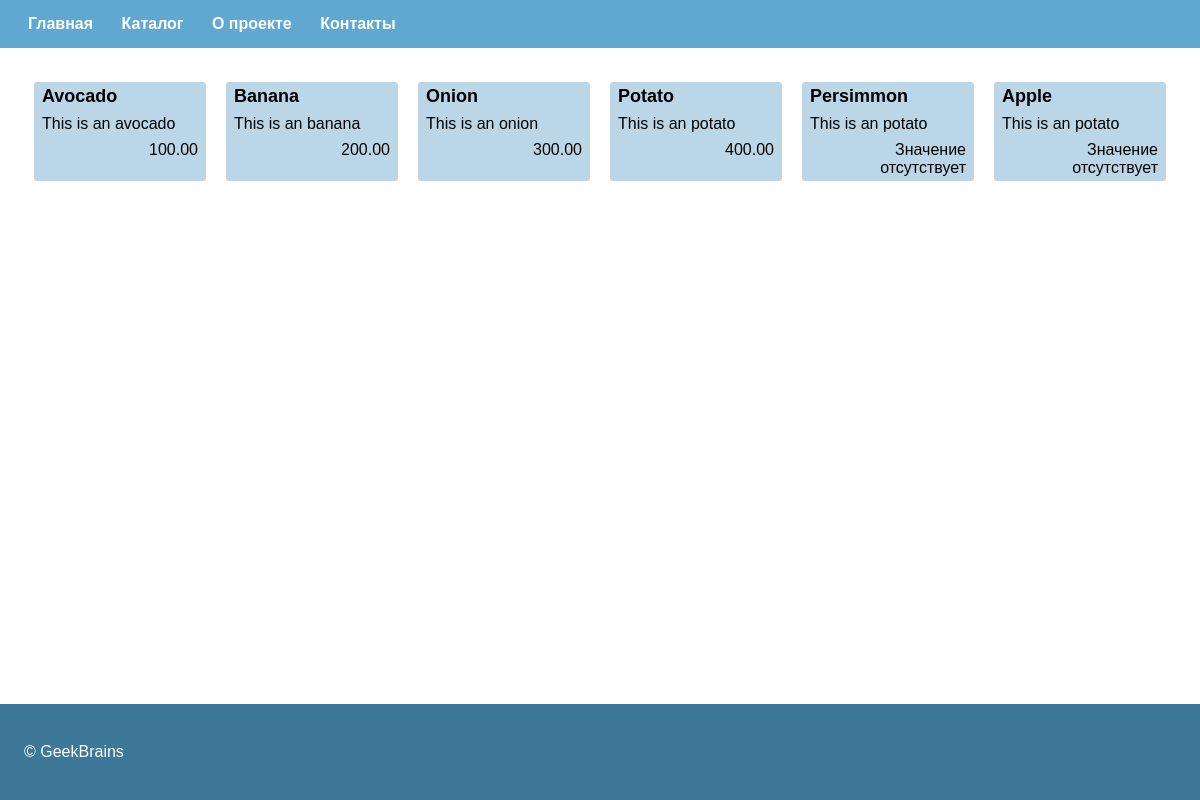
Before: /products/ with the older database file.
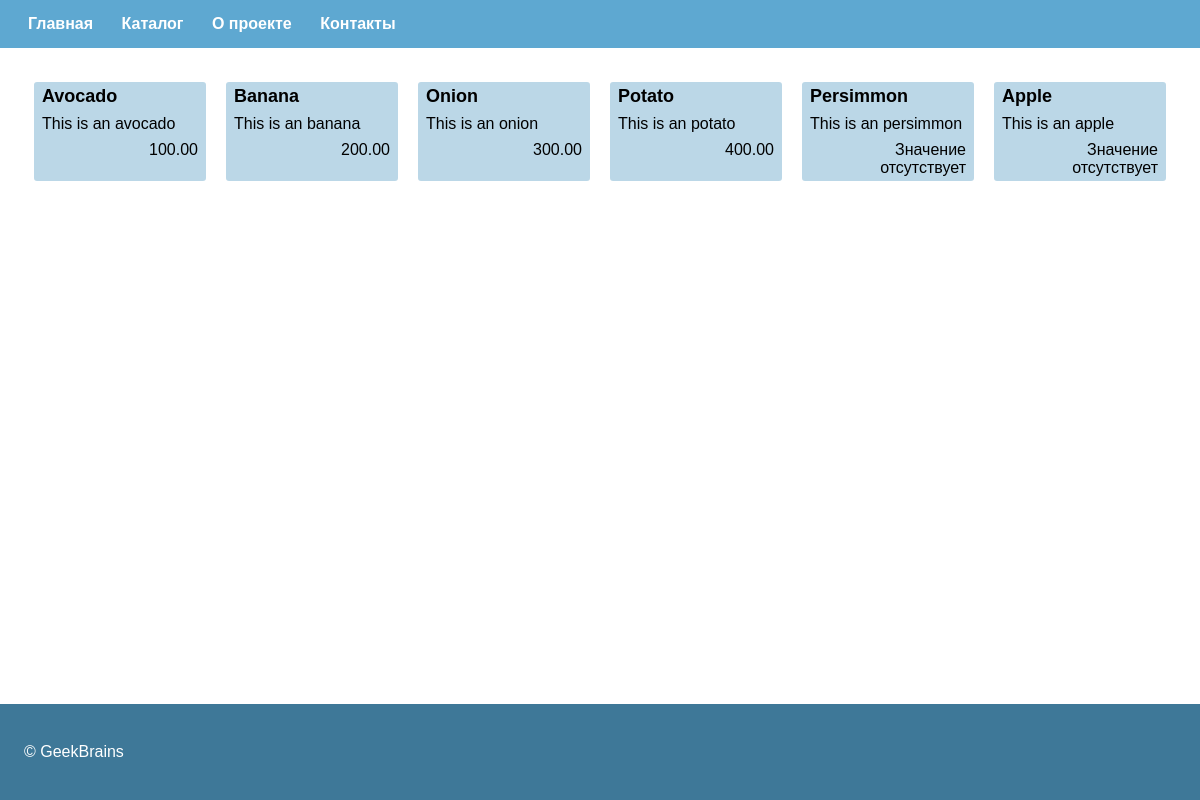
After: the same page with the newer database file.
### products/models.py (models this page shows, shortened)
class Product(models.Model):
    name = models.CharField(
        max_length=255
    )
    image = models.ImageField(
        upload_to='products',
        blank=True,
        null=True,
    )
    category = models.ForeignKey(
        Category,
        on_delete=models.CASCADE,
        blank=True,
        null=True,
    )
    description = models.TextField(
        blank=True,
        null=True,
    )
    cost = models.DecimalField(
        max_digits=12,
        decimal_places=2,
        default=0
    )
    created = models.DateTimeField(
        auto_now_add=True,
    )
    modified = models.DateTimeField(
        auto_now=True,
    )

### products/views/products.py (the view)
class ProductListView(ListView):
    model = Product
    template_name = 'products/index.html'

### products/templates/products/index.html (shortened to what this page needs)
{% extends 'server/master.html' %}
{% load static %}
{% block page_static %}
<link rel="stylesheet" href="{% static 'products/css/list.css' %}">
{% endblock %}
{% block page_content %}
<div class="products">
    {% for object in object_list %}
    <div class="products__item">
        <span class="products__item-name">
            {{ object.name|default:"По умолчанию"|title }}
        </span>
        <span class="products__item-description">
            {{ object.description }}
        </span>
        {% if object.cost %}
        <span class="products__item-cost">
            {{ object.cost }}
        </span>
        {% else %}
        <span class="products__item-cost products__item-cost_empty">
            Значение отсутствует
        </span>
        {% endif %}
    </div>
    {% endfor %}
</div>
{% endblock %}

Changed rows visible on the page:
changed Product "Persimmon": description "This is an potato" → "This is an persimmon"
changed Product "Apple": description "This is an potato" → "This is an apple"
